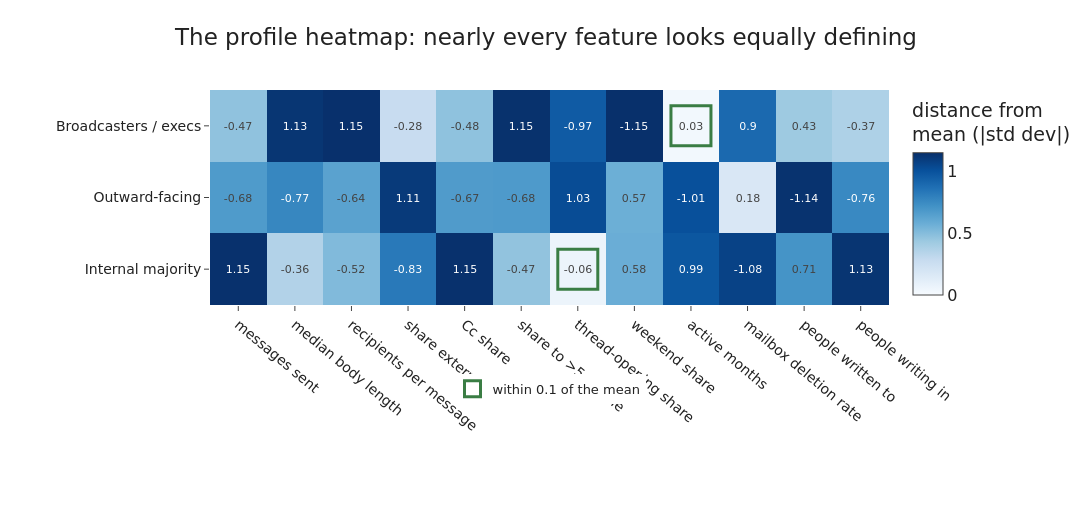

Notebook code for this chart:
### Markdown cell above
## The profile heatmap, and the features that look the same

Week five summarised the groups with a profile heatmap: each group's mean of every feature, in
standard deviations from the mean of the three groups. Reproduced here on the corrected clustering,
it has the same look. Almost every cell sits near one standard deviation, so at a glance every
feature seems to define the groups about equally, and the only cells that fall below 0.1, where a
group lands right at the three-group midpoint, are the two boxed in green.

### Code cell
ORDER = ["Broadcasters / execs", "Outward-facing", "Internal majority"]
profn = prof.rename(index=names).loc[ORDER]
zprof = (profn - profn.mean()) / profn.std()           # standardise over the 3 group means (p5 style)
zpop  = (profn - Fraw[FEATS].mean()) / Fraw[FEATS].std()
near  = [(grp, f) for grp in ORDER for f in FEATS if abs(zprof.loc[grp, f]) < 0.10]
print("cells within 0.1 of the 3-group mean (group sits at the midpoint):")
for grp, f in near:
    print(f"  {grp:20s} {PRETTY[f]:22s} z={zprof.loc[grp, f]:+.3f}  population z={zpop.loc[grp, f]:+.2f}")

absz = zprof.abs()
cols_p = [PRETTY[c] for c in FEATS]
fig = go.Figure(go.Heatmap(
    z=absz.values, x=cols_p, y=ORDER, colorscale="Blues", zmin=0, zmax=float(absz.values.max()),
    colorbar=dict(title="distance from<br>mean (|std dev|)"),
    text=np.round(zprof.values, 2), texttemplate="%{text}", textfont=dict(size=11)))
fig.add_trace(go.Scatter(x=[PRETTY[f] for _, f in near], y=[grp for grp, _ in near], mode="markers",
    marker=dict(symbol="square-open", size=40, color=GREEN, line=dict(width=3)),
    name="within 0.1 of the mean", showlegend=True))
fig.update_xaxes(tickangle=40)
fig.update_yaxes(autorange="reversed")   # broadcasters on top, internal majority at the bottom
fig.update_layout(title="The profile heatmap: nearly every feature looks equally defining",
    legend=dict(orientation="h", x=0.5, xanchor="center", y=-0.32, yanchor="top", font=dict(size=13)))
save_fig(fig, "pc3_cluster_profiles.png", w=1240, h=520, margin=dict(l=210, r=110, t=90, b=215))

### Figure 1 — Plotly figure (JSON) as saved in the notebook; plotly's stock layout.template omitted (floating-point values rounded to 4 significant figures)
{"data": [{"colorbar": {"title": {"text": "distance from<br>mean (|std dev|)"}}, "colorscale": [[0.0, "rgb(247,251,255)"], [0.125, "rgb(222,235,247)"], [0.25, "rgb(198,219,239)"], [0.375, "rgb(158,202,225)"], [0.5, "rgb(107,174,214)"], [0.625, "rgb(66,146,198)"], [0.75, "rgb(33,113,181)"], [0.875, "rgb(8,81,156)"], [1.0, "rgb(8,48,107)"]], "text": [[-0.47, 1.13, 1.15, -0.28, -0.48, 1.15, -0.97, -1.15, 0.03, 0.9, 0.43, -0.37], [-0.68, -0.77, -0.64, 1.11, -0.67, -0.68, 1.03, 0.57, -1.01, 0.18, -1.14, -0.76], [1.15, -0.36, -0.52, -0.83, 1.15, -0.47, -0.06, 0.58, 0.99, -1.08, 0.71, 1.13]], "textfont": {"size": 11}, "texttemplate": "%{text}", "type": "heatmap", "x": ["messages sent", "median body length", "recipients per message", "share external", "Cc share", "share to >5 people", "thread-opening share", "weekend share", "active months", "mailbox deletion rate", "people written to", "people writing in"], "y": ["Broadcasters / execs", "Outward-facing", "Internal majority"], "z": [[0.4735, 1.131, 1.153, 0.2766, 0.475, 1.148, 0.9666, 1.155, 0.02855, 0.9, 0.4338, 0.3735], [0.6753, 0.7687, 0.6374, 1.109, 0.674, 0.6807, 1.03, 0.5744, 1.014, 0.1765, 1.144, 0.7595], [1.149, 0.3619, 0.5151, 0.8326, 1.149, 0.4674, 0.06379, 0.5803, 0.9854, 1.077, 0.7098, 1.133]], "zmax": 1.155, "zmin": 0}, {"marker": {"color": "#3a7d44", "line": {"width": 3}, "size": 40, "symbol": "square-open"}, "mode": "markers", "name": "within 0.1 of the mean", "showlegend": true, "type": "scatter", "x": ["active months", "thread-opening share"], "y": ["Broadcasters / execs", "Internal majority"]}], "layout": {"height": 520, "legend": {"font": {"size": 13}, "orientation": "h", "x": 0.5, "xanchor": "center", "y": -0.32, "yanchor": "top"}, "margin": {"b": 215, "l": 210, "r": 110, "t": 90}, "title": {"text": "The profile heatmap: nearly every feature looks equally defining"}, "width": 1240, "xaxis": {"tickangle": 40}, "yaxis": {"autorange": "reversed"}}}
